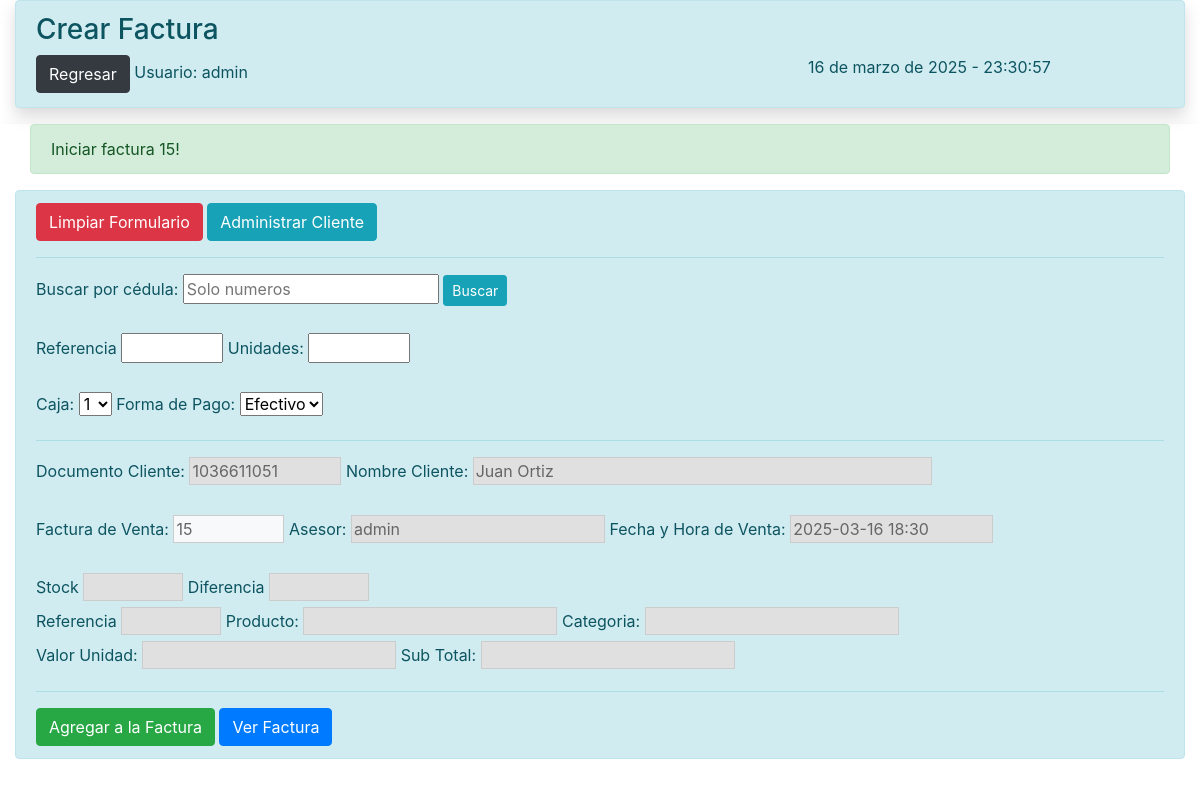
Page /vistas/factura_borrador.php (signed in) on the committed database.
### tables this page shows
CREATE TABLE `facturas` (
  `id_factura` int(11) NOT NULL AUTO_INCREMENT,
  `no_factura` int(150) NOT NULL,
  `estado` varchar(15) NOT NULL DEFAULT 'Cerrada',
  `fecha_factura` datetime NOT NULL DEFAULT current_timestamp(),
  `fecha_anulacion` datetime DEFAULT NULL,
  `descripcion_anulacion` varchar(200) DEFAULT NULL,
  `doc_cliente` varchar(10) NOT NULL,
  `nom_cliente` varchar(50) NOT NULL,
  `asesor` varchar(14) NOT NULL,
  `caja` varchar(2) NOT NULL,
  `forma_de_pago` varchar(15) NOT NULL,
  `total_venta_con_iva` varchar(10) NOT NULL,
  `doc_factura` varchar(200) NOT NULL DEFAULT 'C:\\Users\\GalleOso\\Documents\\Facturas',
  PRIMARY KEY (`id_factura`)
);

CREATE TABLE `ventas` (
  `id_venta` int(11) NOT NULL AUTO_INCREMENT,
  `factura_venta` int(150) NOT NULL,
  `fecha_hora_venta` datetime NOT NULL DEFAULT current_timestamp(),
  `nom_cliente` varchar(30) NOT NULL,
  `doc_cliente_venta` varchar(11) NOT NULL,
  `valor_total_venta` decimal(10,0) NOT NULL,
  `asesor_venta` varchar(30) NOT NULL,
  `caja` varchar(2) NOT NULL,
  `forma_de_pago` varchar(30) NOT NULL,
  `unidades_venta` int(3) NOT NULL,
  `ref_prod_venta` varchar(10) NOT NULL,
  `producto_venta` varchar(50) NOT NULL,
  `valor_producto` varchar(10) NOT NULL,
  `estado` varchar(10) NOT NULL DEFAULT 'Realizada',
  PRIMARY KEY (`id_venta`)
);

### vistas/factura_borrador.php (the view, shortened to what this page needs)
<?php
include '../conexion/conexion.php';
?>
   <!DOCTYPE html>
   <html lang="en">
   <head>
       <link href="https://stackpath.bootstrapcdn.com/bootstrap/4.5.2/css/bootstrap.min.css" rel="stylesheet">
   </head>
   <body>
   <?php
    if (!isset($_SESSION['rol']) || $_SESSION['rol'] != 'admin') {
        echo '<div class="container-fluid">
                <div class="alert alert-info sombra">
                    <h3>Formulario de Ventas</h3>
                    <div class="row">
                        <div class="col">
                            <a href="inicio_operador.php" class="btn btn-dark">Regresar</a>
                            <span> </span>' . "Usuario: " . $_SESSION['usuario'] . '
                        </div>
                        <div class="col"></div>
                        <div class="col"><p id="fechaHora"></p></div>
                    </div>
                </div>
            </div>
            <hr>';
    } else {
        ?>
        <div class="container-fluid">
            <div class="alert alert-info sombra">
                <h3>Crear Factura</h3>
                <div class="row">
                    <div class="col">
                        <a href="inicio_admin.php" class="btn btn-dark">Regresar</a>
                        <span></span>Usuario: <?php echo $_SESSION['usuario']; ?>
                    </div>
                    <div class="col"></div>
                    <div class="col"><p id="fechaHora"></p></div>
                </div>
            </div>
        </div>
        <?php
    }
?>
   <div class="container-fluid sombra">
<?php
$sql_2 = "SELECT * FROM ventas WHERE factura_venta = (SELECT MAX(factura_venta) FROM ventas)";
$sql_4 = "SELECT * FROM facturas WHERE no_factura = (SELECT MAX(no_factura) FROM facturas)";
$resultado_2 = mysqli_query($conexion, $sql_2);
$resultado_4 = mysqli_query($conexion, $sql_4);
if ($resultado_4) {
    if (mysqli_num_rows($resultado_4) > 0) {
        $fila = mysqli_fetch_assoc($resultado_4);
        $no_factura = $fila['no_factura'];
    }
}
if ($resultado_2) {
    if (mysqli_num_rows($resultado_2) > 0) {
        $fila = mysqli_fetch_assoc($resultado_2);
        $ultima_factura = $fila['factura_venta'];
    } else {
        echo "No se encontraron filas con el número de factura más alto en la tabla ventas.";
    }
} else {
    echo "Error en la consulta: " . mysqli_error($conexion);
}
if ($ultima_factura == $no_factura) {
    ?>
    <div id="factura" class="container-fluid">
        <div class="alert alert-success" role="alert">
          Iniciar factura  <?php echo (int)$no_factura + 1; ?>!
        </div>
   </div>
    <?php
}
?>
    <?php
if(isset($_POST['submit'])){
$factura_venta = $_POST['factura_venta'];
$nom_cliente = $_POST['nom_cliente'];
$doc_cliente_venta_2 = $_POST['doc_cliente_venta_2'];
$valor_total_venta = $_POST['valor_total_venta'];
$asesor_venta = $_POST['asesor_venta'];
$caja = $_POST['caja'];
$asesor_venta = $_POST['asesor_venta'];
$forma_de_pago = $_POST['forma_de_pago'];
$unidades_venta = $_POST['unidades_venta'];
$producto_venta = $_POST['producto_venta'];
$valor_producto = $_POST['valor_producto'];
$ref_prod_venta_2 = $_POST['ref_prod_venta_2'];
$cat_producto = $_POST['cat_producto'];
$diferencia_producto = $_POST['diferencia_producto'];
    $sql = "INSERT INTO ventas (factura_venta, nom_cliente, doc_cliente_venta, valor_total_venta, caja, asesor_venta, forma_de_pago, unidades_venta, producto_venta, valor_producto, ref_prod_venta)
        VALUES ('$factura_venta', '$nom_cliente', '$doc_cliente_venta_2', $valor_total_venta, '$caja', '$asesor_venta', '$forma_de_pago', $unidades_venta, '$producto_venta', '$valor_producto','$ref_prod_venta_2')";
        if ($conexion->query($sql) === TRUE) {
            echo '<script>alert("Producto agregado al carrito");location.assign("../vistas/factura_borrador.php");</script>';
            $sql_1 = "UPDATE productos SET ref_producto='$ref_prod_venta_2', cat_producto='$cat_producto', descripcion_producto='$producto_venta', valor_producto='$valor_producto', unidades_producto='$diferencia_producto' WHERE ref_producto='$ref_prod_venta_2'";
            $resultado = mysqli_query($conexion, $sql_1);
            if($resultado){
            echo "<script> alert ('Stock actualizado'); </script>";
            } else {
             echo "<script> alert ('ERROR: Los datos no fueron actualizados '); </script>";
            }
            }
    $conexion->close();
}else{
    ?>
    <div class="container-fluid alert alert-info">
    <form action="<?=$_SERVER['PHP_SELF']?>" method="POST" onsubmit="return validarFormulario()">
    <button type="button" class="btn btn-danger" onclick="limpiarFormulario()">Limpiar Formulario</button>
    <a class="btn btn-info" href="admin_cliente_factura.php">Administrar Cliente</a><hr>
<label for="doc_cliente_venta">Buscar por cédula:</label>
<input type="text" id="doc_cliente_venta"
       placeholder="Solo numeros"
       name="doc_cliente_venta"
       maxlength="10"
       pattern="[0-9]{1,10}"
       oninput="this.value = this.value.replace(/\D/g, ''); buscarCliente();"><span> </span><button id="btnbuscar" type="button" class="btn btn-info btn-sm" onclick="buscarCliente()">Buscar</button><br>
<br>
<label for="ref_prod_venta">Referencia</label>
  <input type="text" size="5"id="ref_prod_venta" name="ref_prod_venta"  oninput="if(this.value.length > 4) this.value = this.value.slice(0,4); buscarProducto()">
<label for="unidades_venta">Unidades:</label>
        <input type="text" size="5" id="unidades_venta" name="unidades_venta" min="1" max="99" oninput=" if(this.value.length > 2) this.value = this.value.slice(0,2); this.value = this.value.replace(/\D/g, ''); calcularDiferencia(); calcularValorTotalVenta()">
<br><br>
<label for="caja">Caja:</label>
<select id="caja" name="caja" class="form-select">
    <?php
        for ($i = 1; $i <= 5; $i++) {
            $selected = ($fila['caja'] == $i) ? 'selected' : '';
            echo "<option value='$i' $selected>$i</option>";
        }
    ?>
</select>
<label for="forma_de_pago">Forma de Pago:</label>
<select id="forma_de_pago" name="forma_de_pago" class="form-select">
    <option value="Efectivo" <?php echo ($fila['forma_de_pago'] == 'Efectivo') ? 'selected' : ''; ?>>Efectivo</option>
</select>
<br>
        <hr>
        <label for="doc_cliente_venta_2">Documento Cliente:</label>
        <input type="text" size="10" id="doc_cliente_venta_2" name="doc_cliente_venta_2" value="<?php echo $fila['doc_cliente_venta']; ?>"readonly >
        <label for="nom_cliente">Nombre Cliente:</label>
        <input type="text" size="40" id="nom_cliente" value="<?php echo $fila['nom_cliente']; ?>"  readonly name="nom_cliente"><br>
<br>
<label for="factura_venta">Factura de Venta:</label>
        <input class="bg-light" size="6" type="text" id="factura_venta" name="factura_venta" value="<?php echo (int)$no_factura + 1; ?>" readonly >
        <label for="asesor_venta">Asesor:</label>
        <input type="text" id="asesor_venta" name="asesor_venta" value="<?php echo $_SESSION['usuario'];?>" readonly>
        <label for="fecha_hora_venta">Fecha y Hora de Venta:</label>
        <input type="date_time" size="15"id="fecha_hora_venta" name="fecha_hora_venta" value="<?php echo date('Y-m-d 11:i'); ?>" readonly >
        <br><br>
  <label for="unidades_producto">Stock</label>
   <input type="text" size="5"id="unidades_producto" name="unidades_producto"readonly>
   <label for="diferencia_producto">Diferencia</label>
   <input type="text" size="5"id="diferencia_producto" name="diferencia_producto"readonly><br>
        <label for="ref_prod_venta_2">Referencia</label>
        <input type="text" size="5" id="ref_prod_venta_2" readonly name="ref_prod_venta_2">
        <label for="producto_venta">Producto:</label>
        <input type="text" id="producto_venta" name="producto_venta" readonly>
        <label for="producto_venta">Categoria:</label>
        <input type="text" id="cat_producto" name="cat_producto" readonly><br>
        <label for="valor_producto">Valor Unidad:</label>
        <input type="number" step="0.01" id="valor_producto" name="valor_producto" readonly oninput="calcularValorTotalVenta()">
        <label for="valor_total_venta">Sub Total:</label>
        <input size="5"type="number" step="0.01" id="valor_total_venta" name="valor_total_venta" readonly><br><hr>
        <button type="submit" name="submit" class="btn btn-success" onclick="return validarCampos();">Agregar a la Factura</button>
        </span><a href="../procesos_factura_admin/validar_factura.php" class="btn btn-primary">Ver Factura</a>
    </form>
        </div>
        <br>
    <?php
}
?>
    </body>
    </html>

### vistas/factura_borrador.php (style rules this page uses)
.sombra { box-shadow: 0 0.5rem 1rem rgba(0, 0, 0, 0.15); }
input[readonly] { background-color: #e0e0e0; color: #666; border: 1px solid #ccc; cursor: not-allowed; }

### rows in the picture
facturas: (int)$no_factura + 1 "15", factura_venta "15"
ventas: forma_de_pago "Efectivo", doc_cliente_venta_2 "1036611051", nom_cliente "Juan Ortiz"

### other values in the picture
$_SESSION['usuario'] "admin"
form field caja "1"
